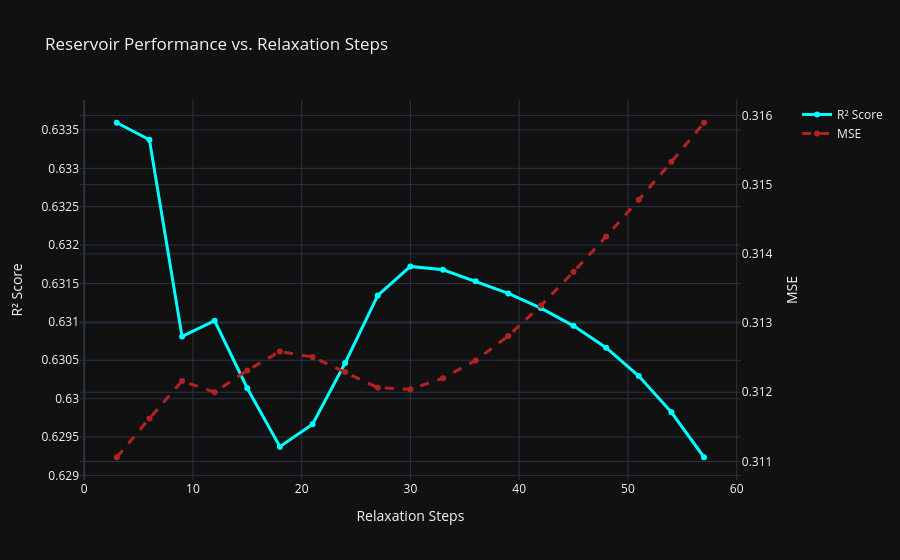

This figure's notebook cell:
### Code cell
free_steps = results[:, 0]
r2_vals = results[:, 1]
mse_vals = results[:, 2]

fig = make_subplots(specs=[[{"secondary_y": True}]])

fig.add_trace(
    go.Scatter(
        x=free_steps, y=r2_vals, name="R² Score", line=dict(color="cyan", width=3)
    ),
    secondary_y=False,
)
fig.add_trace(
    go.Scatter(
        x=free_steps,
        y=mse_vals,
        name="MSE",
        line=dict(color="firebrick", dash="dash", width=3),
    ),
    secondary_y=True,
)

fig.update_layout(
    title="Reservoir Performance vs. Relaxation Steps",
    xaxis_title="Relaxation Steps",
    template="plotly_dark",
)

fig.update_yaxes(title_text="R² Score", secondary_y=False)
fig.update_yaxes(title_text="MSE", secondary_y=True)

fig.show()

### Figure 1 — Plotly figure (JSON) as saved in the notebook; plotly's stock layout.template omitted (floating-point values rounded to 4 significant figures)
{"data": [{"line": {"color": "cyan", "width": 3}, "name": "R² Score", "type": "scatter", "x": [3.0, 6.0, 9.0, 12.0, 15.0, 18.0, 21.0, 24.0, 27.0, 30.0, 33.0, 36.0, 39.0, 42.0, 45.0, 48.0, 51.0, 54.0, 57.0], "xaxis": "x", "y": [0.6336, 0.6334, 0.6308, 0.631, 0.6301, 0.6294, 0.6297, 0.6305, 0.6313, 0.6317, 0.6317, 0.6315, 0.6314, 0.6312, 0.6309, 0.6307, 0.6303, 0.6298, 0.6292], "yaxis": "y"}, {"line": {"color": "firebrick", "dash": "dash", "width": 3}, "name": "MSE", "type": "scatter", "x": [3.0, 6.0, 9.0, 12.0, 15.0, 18.0, 21.0, 24.0, 27.0, 30.0, 33.0, 36.0, 39.0, 42.0, 45.0, 48.0, 51.0, 54.0, 57.0], "xaxis": "x", "y": [0.3111, 0.3116, 0.3122, 0.312, 0.3123, 0.3126, 0.3125, 0.3123, 0.3121, 0.312, 0.3122, 0.3125, 0.3128, 0.3133, 0.3137, 0.3143, 0.3148, 0.3153, 0.3159], "yaxis": "y2"}], "layout": {"title": {"text": "Reservoir Performance vs. Relaxation Steps"}, "xaxis": {"anchor": "y", "domain": [0, 0.94], "title": {"text": "Relaxation Steps"}}, "yaxis": {"anchor": "x", "domain": [0, 1], "title": {"text": "R² Score"}}, "yaxis2": {"anchor": "x", "overlaying": "y", "side": "right", "title": {"text": "MSE"}}}}
